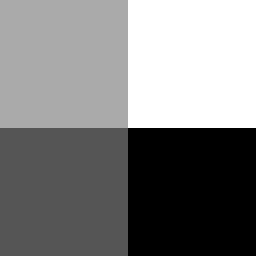
%> input picture paper_dataset/synthetic/5%-2/~1.bmp, 128 x 128 px (shown 2 times larger)
$ octave test_gray2rgb.m   (GNU Octave 9; MATLAB toolbox functions it lacks are replaced by stand-ins)
%> lines starting %> are read from the running program, lines starting %| are printed output that depends on the picture; in (x1, y1, x2, y2) boxes, pixels count from 0 and x2, y2 are one past the last pixel; in counts of white or black regions, pixels touching at a corner belong together; the program's own positions count from 1
### gray2rgb2.m

function [out] = gray2rgb2(im)

    [M,N,C] = size(im);
    if C~=1
        error('Just accept gray image');
    end

    out = uint8(zeros(M,N,3));
    gray1 = [0,85,170,255];
    gray2 = listColor(im);
    gray = gray2;
    cmap = round(hsv(length(gray))*255);
    Ir = zeros(M,N); Ig = Ir; Ib = Ir;
    for i=1:length(gray)
        q = find( im==gray(i) );
        Ir(q) = cmap(i,1);
        Ig(q) = cmap(i,2);
        Ib(q) = cmap(i,3);
    end
    out(:,:,1)=Ir;
    out(:,:,2)=Ig;
    out(:,:,3)=Ib;
end

### listColor.m
function [color] = listColor(I)
    [M,N,C] = size(I);
    if C==1
        color = -1;
    else color = [-1,-1,-1];
    end
    for i=1:M
        for j=1:N
            L = 0;
            tmp = reshape(I(i,j,:),1,C);
            for k=1:size(color,1)
                if tmp==color(k,:)
                    L = 1;
                end
            end
            if L==0
                if color(1)==-1
                    color = tmp;
                else
                    color = [color; tmp];
                end
            end
        end
    end
end

### test_gray2rgb.m
clc
close all
clear all

str = './paper_dataset/1.bmp';
str = 'E:\code\MRF\myMRF\paper_dataset\synthetic\5%-2\~1.bmp';
I = imread(str);
%> I is the input picture: size 128x128 uint8; min 0, max 255, mean 127.5
figure, subplot(1,2,1), imshow(I);
I1 = gray2rgb2(I);
%> after the loop in listColor, `for i=1:M`: color = [170; 255; 85; 0]
%> after the loop in gray2rgb2, `for i=1:length(gray)`:
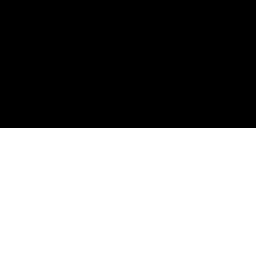
%> Ib: size 128x128 double (shown 2 times larger); 50% white; 1 white region, box (x1, y1, x2, y2) and area: (0, 64, 128, 128) 8192
%> after the loop in gray2rgb2, `for i=1:length(gray)`:
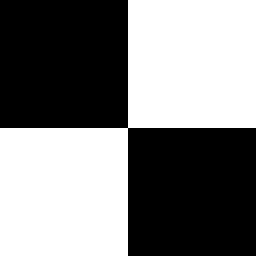
%> Ig: size 128x128 double (shown 2 times larger); 50% white; 1 white region, box (x1, y1, x2, y2) and area: (0, 0, 128, 128) 8192
%> after the loop in gray2rgb2, `for i=1:length(gray)`:
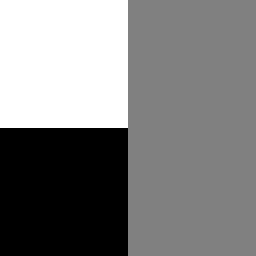
%> Ir: size 128x128 double (shown 2 times larger); min 0, max 255, mean 127.8
%> in gray2rgb2, `out(:,:,1)=Ir;`:
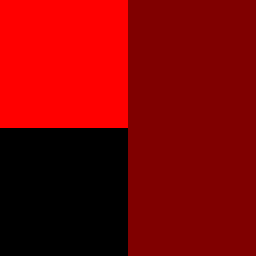
%> out: size 128x128x3 uint8 (shown 2 times larger); mean R, G, B 127.8, 0, 0
%> in gray2rgb2, `out(:,:,2)=Ig;`:
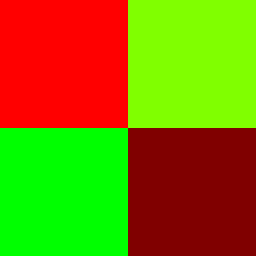
%> out: size 128x128x3 uint8 (shown 2 times larger); mean R, G, B 127.8, 127.5, 0
%> in gray2rgb2, `out(:,:,3)=Ib;`:
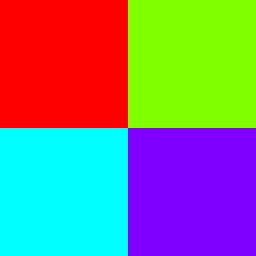
%> out: size 128x128x3 uint8 (shown 2 times larger); mean R, G, B 127.8, 127.5, 127.5
subplot(1,2,2), imshow(I1);
